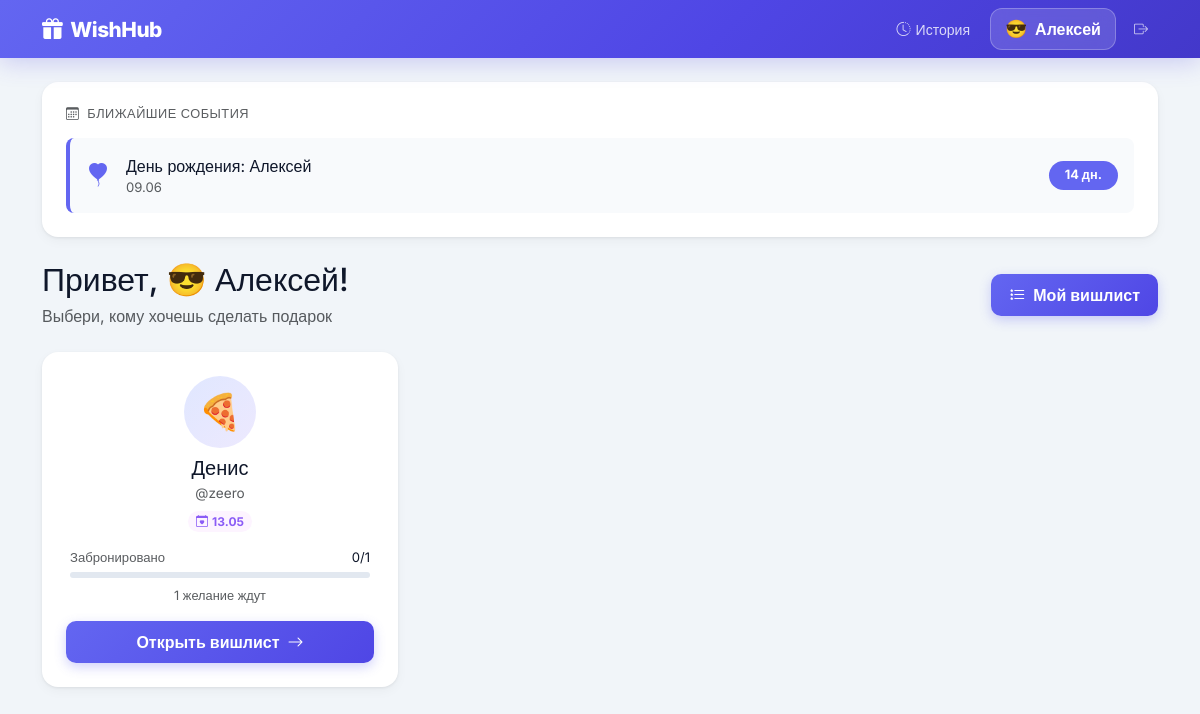
Page / (signed in) on the earlier database version.
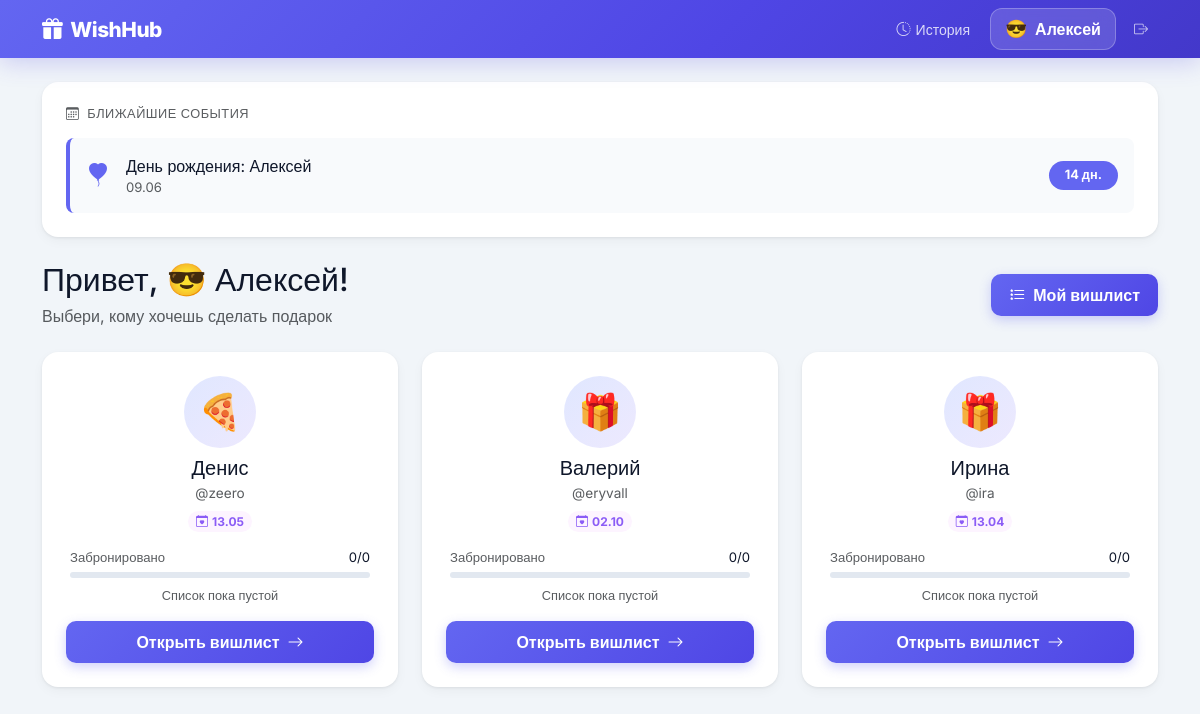
Same page on the later database version.
### app.py (models this page shows)
class User(UserMixin, db.Model):
    id            = db.Column(db.Integer, primary_key=True)
    username      = db.Column(db.String(50), unique=True, nullable=False)
    password_hash = db.Column(db.String(255), nullable=False)
    name          = db.Column(db.String(50), nullable=False)
    is_admin      = db.Column(db.Boolean, default=False)
    birthday      = db.Column(db.Date, nullable=True)
    emoji         = db.Column(db.String(10), default='🎁')
    wishes        = db.relationship('WishItem', backref='owner', lazy=True, foreign_keys='WishItem.user_id')

### app.py (the view)
@app.route('/')
@login_required
def index():
    users = User.query.filter(User.id != current_user.id).all()
    events = get_upcoming_events()
    stats = {}
    for u in users:
        total   = WishItem.query.filter_by(user_id=u.id, is_purchased=False).count()
        booked  = WishItem.query.filter_by(user_id=u.id, is_purchased=False).filter(WishItem.booked_by_id != None).count()
        stats[u.id] = {'total': total, 'booked': booked}
    return render_template('index.html', users=users, events=events, stats=stats)

### app.py (called while the page is built)
@login_manager.user_loader
def load_user(user_id):
    return db.session.get(User, int(user_id))

### templates/index.html (shortened to what this page needs)
{% extends "base.html" %}
{% block content %}
{% if events %}
<div class="mb-4">
  <div class="card-w p-4">
    <h6 class="fw-700 text-muted mb-3 d-flex align-items-center gap-2" style="font-size:.8rem;text-transform:uppercase;letter-spacing:.5px">
      <i class="bi bi-calendar3 text-indigo"></i> Ближайшие события
    </h6>
    <div class="d-flex flex-wrap gap-3">
      {% for ev in events %}
      <div class="d-flex align-items-center gap-3 p-3 rounded-3 flex-grow-1"
           style="background:{% if ev.days_left==0 %}linear-gradient(135deg,#fdf4ff,#ede9fe){% else %}#f8fafc{% endif %};min-width:240px;border-left:4px solid {% if ev.days_left==0 %}#8b5cf6{% else %}#6366f1{% endif %}">
        <i class="bi {{ ev.icon }} fs-4" style="color:{% if ev.days_left==0 %}#8b5cf6{% else %}#6366f1{% endif %}"></i>
        <div class="flex-grow-1">
          <div class="fw-600">{{ ev.text }}</div>
          <div class="text-muted" style="font-size:.82rem">{{ ev.date }}</div>
        </div>
        <span class="badge rounded-pill px-3 py-2 fw-600"
              style="background:{% if ev.days_left==0 %}#8b5cf6{% else %}#6366f1{% endif %};color:#fff;font-size:.8rem">
          {% if ev.days_left == 0 %}🎉 Сегодня!{% else %}{{ ev.days_left }} дн.{% endif %}
        </span>
      </div>
      {% endfor %}
    </div>
  </div>
</div>
{% endif %}
<div class="d-flex align-items-center justify-content-between mb-4">
  <div>
    <h2 class="fw-800 mb-0">Привет, {{ current_user.emoji }} {{ current_user.name }}!</h2>
    <p class="text-muted mb-0 mt-1">Выбери, кому хочешь сделать подарок</p>
  </div>
  <a href="{{ url_for('my_wishlist') }}" class="btn btn-w btn-w-primary">
    <i class="bi bi-list-stars me-1"></i> Мой вишлист
  </a>
</div>
{% if users %}
<div class="row g-4">
  {% for u in users %}
  {% set s = stats[u.id] %}
  <div class="col-sm-6 col-lg-4">
    <div class="card-w p-4 h-100 d-flex flex-col" style="flex-direction:column">
      <div class="text-center mb-3">
        <div class="d-inline-flex align-items-center justify-content-center rounded-circle mb-2"
             style="width:72px;height:72px;font-size:2.2rem;background:linear-gradient(135deg,#e0e7ff,#ede9fe)">
          {{ u.emoji }}
        </div>
        <h5 class="fw-700 mb-0">{{ u.name }}</h5>
        <span class="text-muted" style="font-size:.85rem">@{{ u.username }}</span>
        {% if u.birthday %}
        <div class="mt-1">
          <span class="badge rounded-pill px-2 py-1" style="background:#fdf4ff;color:#8b5cf6;font-size:.75rem">
            <i class="bi bi-calendar-heart me-1"></i>{{ u.birthday.strftime('%d.%m') }}
          </span>
        </div>
        {% endif %}
      </div>
      <div class="mb-3 px-1">
        <div class="d-flex justify-content-between mb-1">
          <span class="text-muted" style="font-size:.82rem">Забронировано</span>
          <span class="fw-600" style="font-size:.82rem">{{ s.booked }}/{{ s.total }}</span>
        </div>
        <div class="progress-w">
        </div>
        {% if s.total == 0 %}
        <p class="text-muted text-center mt-2 mb-0" style="font-size:.8rem">Список пока пустой</p>
        {% elif s.booked == s.total %}
        <p class="text-success text-center mt-2 mb-0 fw-600" style="font-size:.8rem">✅ Все желания забронированы!</p>
        {% else %}
        <p class="text-muted text-center mt-2 mb-0" style="font-size:.8rem">{{ s.total - s.booked }} желан{{ 'ие' if (s.total-s.booked)==1 else 'ия' if (s.total-s.booked) in [2,3,4] else 'ий' }} ждут</p>
        {% endif %}
      </div>
      <a href="{{ url_for('view_wishlist', user_id=u.id) }}" class="btn btn-w btn-w-primary w-100 mt-auto">
        Открыть вишлист <i class="bi bi-arrow-right ms-1"></i>
      </a>
    </div>
  </div>
  {% endfor %}
</div>
{% else %}
<div class="text-center py-5 card-w">
  <div style="font-size:4rem">👨‍👩‍👧‍👦</div>
  <h4 class="fw-700 mt-3">Семья пока не добавлена</h4>
  <p class="text-muted">Попроси администратора добавить остальных членов семьи</p>
</div>
{% endif %}
{% endblock %}

### templates/base.html (shortened to what this page needs)
<!DOCTYPE html>
<html lang="ru">
<head>
<link href="https://cdn.jsdelivr.net/npm/bootstrap@5.3.0/dist/css/bootstrap.min.css" rel="stylesheet">
<link href="https://cdn.jsdelivr.net/npm/bootstrap-icons@1.11.3/font/bootstrap-icons.min.css" rel="stylesheet">
</head>
<body>
<nav class="navbar navbar-expand-lg navbar-custom py-2 mb-4">
  <div class="container">
    <a class="navbar-brand text-white d-flex align-items-center gap-2" href="{{ url_for('index') }}">
      <i class="bi bi-gift-fill"></i> WishHub
    </a>
    {% if current_user.is_authenticated %}
    <div class="d-flex align-items-center gap-2 ms-auto flex-wrap">
      <a href="{{ url_for('history') }}" class="nav-history-btn">
        <i class="bi bi-clock-history"></i><span class="d-none d-sm-inline">История</span>
      </a>
      <a href="{{ url_for('my_wishlist') }}" class="nav-user-btn">
        <span style="font-size:1.1rem">{{ current_user.emoji }}</span>
        <span>{{ current_user.name }}</span>
      </a>
      <form method="POST" action="{{ url_for('logout') }}" class="m-0">
        <button type="submit" class="nav-link-logout border-0 bg-transparent cursor-pointer">
          <i class="bi bi-box-arrow-right"></i>
        </button>
      </form>
    </div>
    {% endif %}
  </div>
</nav>
<div class="container pb-5">
  {% block content %}{% endblock %}
</div>
</body>
</html>

### templates/base.html (style rules this page uses)
:root { --indigo: #6366f1; --indigo-d: #4f46e5; --indigo-l: #e0e7ff; --bg: #f1f5f9; --card: #fff; --text: #0f172a; --muted: #64748b; --border: #e2e8f0; --shadow: 0 1px 3px rgba(0,0,0,.07), 0 4px 12px rgba(0,0,0,.04); --shadow-lg: 0 8px 30px rgba(99,102,241,.12); --radius: 16px; --radius-sm: 10px; }
* { box-sizing: border-box; }
body { font-family:'Inter',sans-serif; background:var(--bg); color:var(--text); min-height:100vh; }
.navbar-custom { background: linear-gradient(135deg, #6366f1 0%, #4f46e5 60%, #4338ca 100%); box-shadow: 0 4px 24px rgba(79,70,229,.25); }
.navbar-brand { font-weight: 800; font-size: 1.3rem; letter-spacing: -.5px; }
.nav-user-btn { background: rgba(255,255,255,.15); backdrop-filter: blur(8px); border: 1px solid rgba(255,255,255,.25); border-radius: 12px; color: #fff; padding: 7px 14px; font-weight: 600; text-decoration: none; display: flex; align-items: center; gap: 8px; transition: all .2s; }
.nav-link-logout { color: rgba(255,255,255,.7); text-decoration: none; font-size: .88rem; padding: 6px 10px; border-radius: 8px; transition: all .2s; }
.nav-history-btn { color: rgba(255,255,255,.8); text-decoration: none; font-size: .88rem; padding: 6px 12px; border-radius: 8px; transition: all .2s; display: flex; align-items: center; gap: 5px; }
.card-w { background: var(--card); border: none; border-radius: var(--radius); box-shadow: var(--shadow); transition: transform .25s, box-shadow .25s; }
.btn-w { border-radius: 10px; font-weight: 600; padding: 9px 18px; transition: all .2s; border: none; }
.btn-w-primary { background: linear-gradient(135deg,#6366f1,#4f46e5) !important; color: #fff !important; box-shadow: 0 4px 12px rgba(99,102,241,.3); }
.progress-w { height: 6px; border-radius: 99px; background: #e2e8f0; overflow: hidden; }

Differences in the rows shown:
shown differently, row unchanged: User "Денис": total "1" → "0"; total "1" → (not shown); total "ие" → (not shown); text "желан ждут" → "Список пока пустой"
added User: emoji "🎁", name "Валерий", username "eryvall", birthday "02.10", booked "0", total "0", shows "Список пока пустой"
added User: emoji "🎁", name "Ирина", username "ira", birthday "13.04", booked "0", total "0", shows "Список пока пустой"
